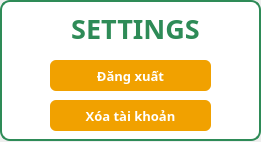
<?xml version="1.0" encoding="UTF-8"?>
<ui version="4.0">
 <class>Dialog</class>
 <widget class="QDialog" name="Dialog">
  <property name="geometry">
   <rect>
    <x>0</x>
    <y>0</y>
    <width>261</width>
    <height>142</height>
   </rect>
  </property>
  <property name="windowTitle">
   <string>Dialog</string>
  </property>
  <widget class="QLabel" name="label_12">
   <property name="geometry">
    <rect>
     <x>0</x>
     <y>0</y>
     <width>261</width>
     <height>141</height>
    </rect>
   </property>
   <property name="layoutDirection">
    <enum>Qt::LeftToRight</enum>
   </property>
   <property name="styleSheet">
    <string notr="true">background-color: #FFFFFF;
border: 2px solid #2E8B57; 
border-radius: 10px;
padding: 10px;
font-weight: bold;</string>
   </property>
   <property name="text">
    <string/>
   </property>
   <property name="alignment">
    <set>Qt::AlignLeading|Qt::AlignLeft|Qt::AlignVCenter</set>
   </property>
  </widget>
  <widget class="QLabel" name="label_22">
   <property name="geometry">
    <rect>
     <x>-70</x>
     <y>10</y>
     <width>411</width>
     <height>31</height>
    </rect>
   </property>
   <property name="font">
    <font>
     <family>Microsoft Tai Le</family>
     <pointsize>20</pointsize>
     <weight>75</weight>
     <bold>true</bold>
    </font>
   </property>
   <property name="contextMenuPolicy">
    <enum>Qt::NoContextMenu</enum>
   </property>
   <property name="acceptDrops">
    <bool>false</bool>
   </property>
   <property name="autoFillBackground">
    <bool>false</bool>
   </property>
   <property name="styleSheet">
    <string notr="true">color: #2E8B57;
background-color: transparent;
</string>
   </property>
   <property name="text">
    <string>&lt;html&gt;&lt;head/&gt;&lt;body&gt;&lt;p&gt;SETTINGS&lt;/p&gt;&lt;/body&gt;&lt;/html&gt;</string>
   </property>
   <property name="scaledContents">
    <bool>false</bool>
   </property>
   <property name="alignment">
    <set>Qt::AlignCenter</set>
   </property>
   <property name="wordWrap">
    <bool>false</bool>
   </property>
   <property name="openExternalLinks">
    <bool>false</bool>
   </property>
  </widget>
  <widget class="QPushButton" name="pushButton">
   <property name="geometry">
    <rect>
     <x>50</x>
     <y>100</y>
     <width>161</width>
     <height>31</height>
    </rect>
   </property>
   <property name="font">
    <font>
     <family>Microsoft Tai Le</family>
     <pointsize>10</pointsize>
     <weight>75</weight>
     <bold>true</bold>
    </font>
   </property>
   <property name="styleSheet">
    <string notr="true">QPushButton {
    background-color: #f1a100;
    color: white;
    border-radius: 6px;
    padding: 6px;
    font-weight: bold;
}
QPushButton:hover {
    background-color: #ffb60b;
}</string>
   </property>
   <property name="text">
    <string>Xóa tài khoản</string>
   </property>
  </widget>
  <widget class="QPushButton" name="pushButton_2">
   <property name="geometry">
    <rect>
     <x>50</x>
     <y>60</y>
     <width>161</width>
     <height>31</height>
    </rect>
   </property>
   <property name="font">
    <font>
     <family>Microsoft Tai Le</family>
     <pointsize>10</pointsize>
     <weight>75</weight>
     <bold>true</bold>
    </font>
   </property>
   <property name="styleSheet">
    <string notr="true">QPushButton {
    background-color: #f1a100;
    color: white;
    border-radius: 6px;
    padding: 6px;
    font-weight: bold;
}
QPushButton:hover {
    background-color: #ffb60b;
}</string>
   </property>
   <property name="text">
    <string>Đăng xuất</string>
   </property>
  </widget>
 </widget>
 <resources/>
 <connections/>
</ui>
